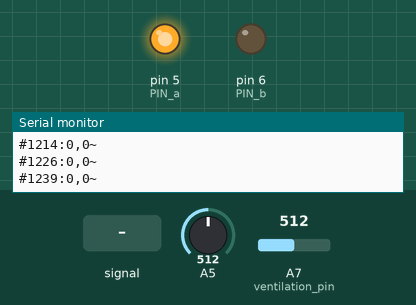
Bench run of a sketch on a simulated Arduino Nano, built with avr-gcc and run on an emulated ATmega328P. Shown: output pins drawn as LEDs (lit = HIGH), the last lines printed to the serial monitor. Inputs (shaded band) come from the test bench; at power-on: A7 (ventilation_pin) = 512, A5 = 512.

Above: at 1.3 s.
1.4 s: A5 fed a 200 Hz sine of ±460 counts around its level
4.4 s: A7 (ventilation_pin) set to 900
At 7.06 s:
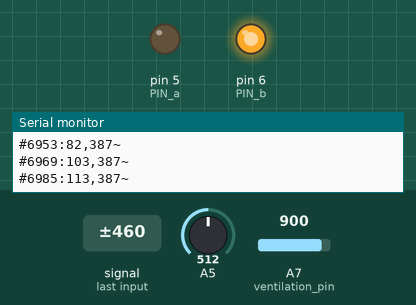
7.4 s: A7 (ventilation_pin) set to 912
10.4 s: A5 set to 716
11.9 s: A5 set to 529
13.4 s: A5 set to 509
At 13.89 s:
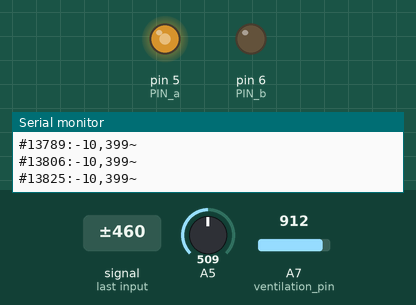
Timing chart, 0 to 16.4 s (numbered marks = the images above; inputs shaded):
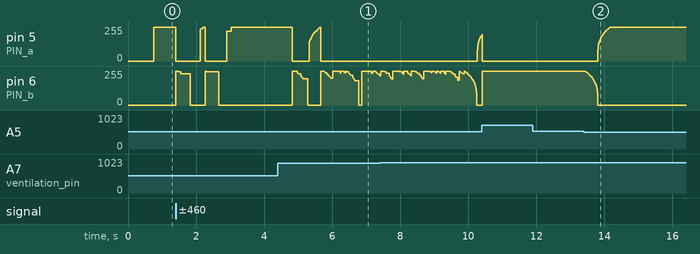

Measured:
- after the input at 4.4 s, pin 5 (PIN_a): ramps from 0/255 to 255/255 and jumps back, once every 0.84 s
- after the input at 13.4 s, pin 5 (PIN_a): moves from 0/255 to 255/255 over 0.37 s, starting after 0.41 s; pin 6 (PIN_b): moves from 255/255 to 0/255 over 0.36 s, starting at once

The sketch:

MoldingManikin.ino
```cpp
#include <KalmanSmooth.h>

const int print_rate = 5; //send data every 5 iterations

const bool ADJUSTABLE_MOLDING = false;
const int residual_monitor_pin = A1;

int j = 0;

float MAX_DAMPING = 255;
float MIN_DAMPING = -255;
float damping = 0;
float recoil_time = 750; //microsec
long recoil_start_time = 0;
float RECOIL_START_DEPTH = 11;
float residual = MIN_DAMPING;


void setup() {
  Serial.begin(9600);
  setupAccelerometer();
  setupMagnetControl();
  setupVentilations();
}

/**
 * residual is the amount of molding of the manikin. If ADJUSTABLE_MOLDING is set to true, a potentiometer on residual_monitor_pin
 * can be used to set permanent magnetic resistance force opposing spring. 255 is max molding. -255 is min. During recoil, the magnet
 * force varies between 255 (MAX_DAMMPING) and residual (default is MIN_DAMPING=-255). At the beginning of recoil, magnet force opposes spring
 * force. At the end, it adds to spring force.
 */
int updateResidual() {
  if(ADJUSTABLE_MOLDING) {
    residual = analogRead(residual_monitor_pin) / 1020.0 * (MAX_DAMPING * 2) - MAX_DAMPING;
    if(residual > MAX_DAMPING) residual = 255;
    if(residual < MIN_DAMPING) residual = -255;
  } else {
    residual = MIN_DAMPING;
  }
  return residual;
}

/**
 * Recoil time is set in the android app. Longer recoil time means more damping. Recoil time is the time it takes magnet force
 * to vary between MAX_DAMPING (255) and residual (Default is MIN_DAMPING = -255)
 */
void updateRecoilTime() {
  if (Serial.available() > 0) {
      int recv = Serial.read(); //check for updates from android over bluetooth

      recoil_time = 20*recv;
  }

}


void loop() {
  updateAccelerometer();
  float z = getZ2();

  if(z > RECOIL_START_DEPTH) {
    damping = MAX_DAMPING;
    recoil_start_time = millis();
  } else {
    updateResidual(); //get residual damping ("molding") from sliding potentiometer
    updateRecoilTime(); //get recoil time from android
    float delta_t = millis() - recoil_start_time;
    //vary damping force linearly over the span of RECOIL_TIME
    damping = MAX_DAMPING - ((delta_t / recoil_time) * (MAX_DAMPING - residual));
    if(damping > MAX_DAMPING) {
      damping = MAX_DAMPING;
    } else if (damping < residual) {
      damping = residual;
    }
  }

  //convert linear damping force magnitude to pwm signal (pwm has a x^(3/11) relationship with magnet force)
  int pwm = round((damping/abs(damping))*255.0*pow(abs(damping)/MAX_DAMPING,3.0/11.0));

  if(pwm > 255) pwm = 255;
  if(pwm > 0) {
    setMagnetDown(pwm);
  } else {
    setMagnetUp(abs(pwm));
  }

  j++;
  if(j == print_rate) {
    sendDepthAndVentPressure(z, readVentilationVelocity()); //send depth info over bluetooth
    //Serial.println(readVentilationVelocity());
    j=0;
  }

}
```

KalmanSmooth.cpp
```cpp
/*
  KalmanSmooth.cpp
  Library for smoothing real-time data with Kalman Filter
*/

#include "Arduino.h"
#include "KalmanSmooth.h"

KalmanSmooth::KalmanSmooth(float q, float r, float threshold)
{
	Q = q;
	R = r;
	THRESHOLD = threshold;
	smoothed = 0;
	err = 1;
}

float KalmanSmooth::smooth(float measured)
{
	if(abs(measured) < THRESHOLD) {
		measured = 0;
	}

	float gain = err / (err + R);

	smoothed = smoothed + gain * (measured - smoothed);

	err = (1 - gain) * err + Q;

	return smoothed;
}
	
```

KalmanSmooth.h
```cpp
/*
  KalmanSmooth.h
  Library for smoothing real-time data with Kalman Filter
*/
#ifndef KalmanSmooth_h
#define KalmanSmooth_h

#include "Arduino.h"

class KalmanSmooth
{
  public:
    KalmanSmooth(float q, float r, float threshold);
    float smooth(float measured);
  private:
	float smoothed;
	float err;
	float Q;
	float R;
	float THRESHOLD;
};

#endif
```

accelerometer.ino
```cpp
#include <KalmanSmooth.h>

const int zInput = A5;

// Take multiple samples to reduce noise
const int initialCalibrationSampleSize = 100;
const int sampleSize = 10;
float z0 = 0;
float z_raw = 0;
float z_smoothed = 0;
float z_smoothed2 = 0;
float Q_z = 0.001;
float R_z = 0.1;

KalmanSmooth kalman_filter_z(Q_z,R_z,1);
KalmanSmooth kalman_filter_z2(Q_z,R_z,1);

void setupAccelerometer()
{
  analogReference(EXTERNAL);
  //calibrate z0
  for(int i = 0; i < initialCalibrationSampleSize; i++) {
    z0+=ReadAxis(zInput);
  }
  z0 = z0 / (initialCalibrationSampleSize);

}

void updateAccelerometer()
{
  z_raw = ReadAxis(zInput);

  z_raw = z_raw - z0;
  //filter once
  z_smoothed = kalman_filter_z.smooth(z_raw);
  //filter twice
  z_smoothed2 = kalman_filter_z2.smooth(z_smoothed);

}

float getZ_raw() {return z_raw;}
float getZ() {return z_smoothed;}
float getZ2() {return z_smoothed2;}

/**
 *  Read "sampleSize" samples and report the average
 */
int ReadAxis(int axisPin)
{
  long reading = 0;
  analogRead(axisPin);
  for (int i = 0; i < sampleSize; i++)
  {
    reading += (analogRead(axisPin));
  }
  return reading/sampleSize - 512;
}
```

bluetooth_connection.ino
```cpp
//used for serial output
const String comma = ",";
const String colon = ":";
const String hashtag = "#";
const String squiggly = "~";
const String semicolon = ";";

float Q = 0.001;
float R = 0.1;

KalmanSmooth kalman_filter_depth(Q,R,0);
KalmanSmooth kalman_filter_depth2(Q,R/10,0);

void sendDepth(float depth) {

  int depth_adjusted = round(kalman_filter_depth2.smooth(kalman_filter_depth.smooth(75.0/19.0*depth)));

  long currentTime = millis();
  Serial.println(hashtag + currentTime + colon + depth_adjusted + squiggly);

}

void sendDepthAndVentPressure(float depth, int vent_pressure) {

  int depth_adjusted = round(kalman_filter_depth2.smooth(kalman_filter_depth.smooth(75.0/19.0*depth)));

  long currentTime = millis();
  Serial.println(hashtag + currentTime + colon + depth_adjusted + comma + vent_pressure + squiggly);

}
```

magnet_control.ino
```cpp
const int PIN_a = 5;
const int PIN_b = 6;

const int DIRECTION_OFF = 0;
const int DIRECTION_UP = 1;
const int DIRECTION_DOWN = 2;

void setupMagnetControl() {
  pinMode(PIN_a, OUTPUT);
  pinMode(PIN_b, OUTPUT);
}

void setMagnetDown(int pwm) {
  setMagnet(DIRECTION_DOWN, pwm);
}

void setMagnetUp(int pwm) {
  setMagnet(DIRECTION_UP, pwm);
}

void setMagnetOff() {
  setMagnet(DIRECTION_OFF, 0);
}

void setMagnet(int direction, int pwm) {
  if(direction == DIRECTION_UP) {
    analogWrite(PIN_a, pwm);
    digitalWrite(PIN_b, LOW);
  } else if(direction == DIRECTION_DOWN) {
    digitalWrite(PIN_a, LOW);
    analogWrite(PIN_b, pwm);
  } else {
    digitalWrite(PIN_a, LOW);
    digitalWrite(PIN_b, LOW);
  }
}
```

ventilations.ino
```cpp
const int ventilation_pin = A7;

float p0 = 0;

KalmanSmooth kalman_filter_p(Q, R, 5);

void setupVentilations() {
  calibrateP0();
}

void calibrateP0() {
  for(int i = 0; i < initialCalibrationSampleSize; i++) {
    p0+=analogRead(ventilation_pin);
  }
  p0 = p0 / (initialCalibrationSampleSize);
}

int readVentilationVelocity() {
  return kalman_filter_p.smooth(analogRead(ventilation_pin) - p0);
}
```
